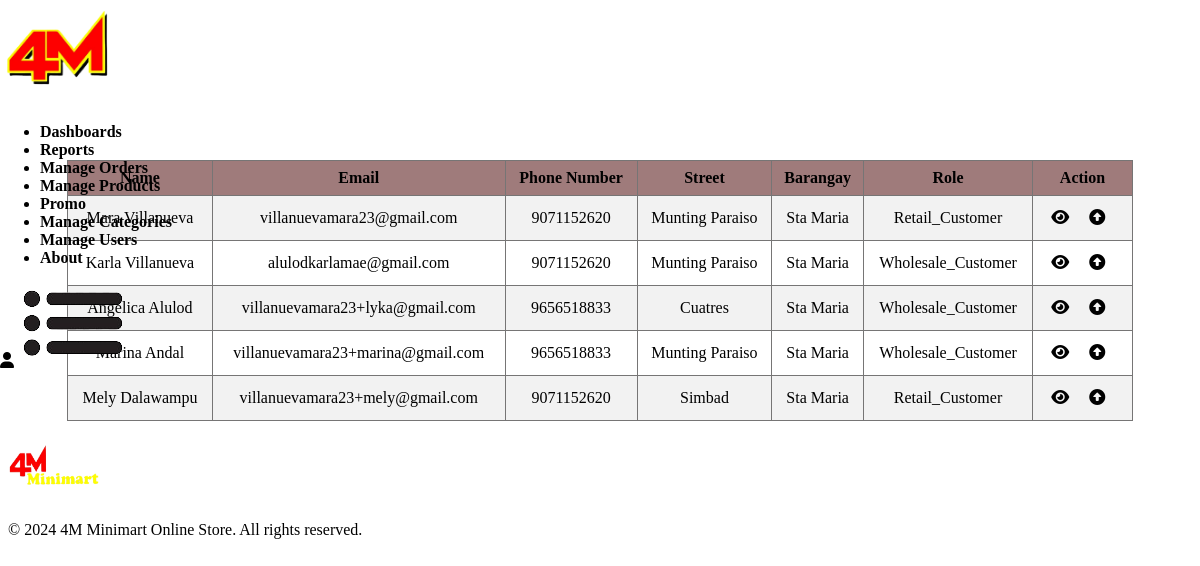
The page /admin/user.php on the database as committed earlier.
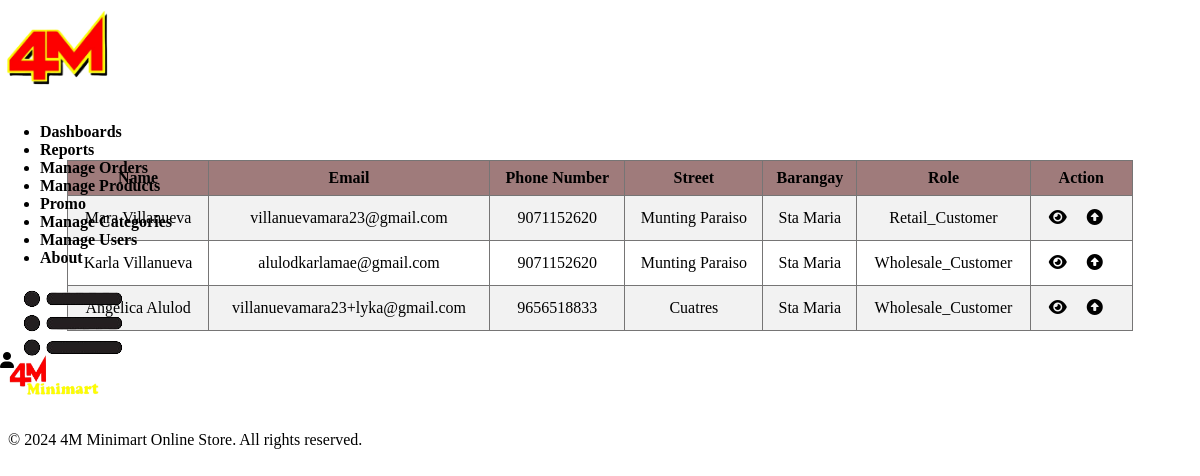
The same page on the database as committed later.
### tables this page shows
CREATE TABLE `users` (
  `user_id` int(11) NOT NULL,
  `first_name` varchar(50) NOT NULL,
  `last_name` varchar(50) NOT NULL,
  `phone_number` varchar(20) NOT NULL,
  `username` varchar(50) NOT NULL,
  `email` varchar(50) NOT NULL,
  `password` varchar(255) NOT NULL,
  `confirm_password` varchar(255) NOT NULL,
  `role` varchar(45) NOT NULL,
  `address_id` int(11) NOT NULL,
  `verification_code` varchar(20) DEFAULT NULL,
  `status` enum('not_verified','verified') NOT NULL DEFAULT 'not_verified',
  `reset_code` int(11) NOT NULL
);

CREATE TABLE `address` (
  `address_id` int(11) NOT NULL,
  `street` varchar(225) NOT NULL,
  `barangay` varchar(225) NOT NULL,
  `municipality` varchar(225) NOT NULL
);

### admin/user.php (the view, shortened to what this page needs)
<?php
require '../DB/db_con.php';
try {
    $sql = "SELECT *
            FROM users
            INNER JOIN address ON users.address_id = address.address_id
            WHERE role IN ('Retail_customer', 'Wholesale_Customer')";
    $stmt = $pdo->prepare($sql);
    $stmt->execute();
    $users = $stmt->fetchAll(PDO::FETCH_ASSOC);
} catch (PDOException $e) {
    die("PDOException: " . $e->getMessage());
} catch (Exception $e) {
    die("Error: " . $e->getMessage());
}
?>
<!DOCTYPE html>
<html lang="en">
<head>
    <link rel="stylesheet" href="https://stackpath.bootstrapcdn.com/font-awesome/4.7.0/css/font-awesome.min.css">
    <link rel="stylesheet" href="../scss/style.scss">
</head>
<body>
<div class="header">
    <div class="container">
        <div class="navbar">
        <div class="logo">
            <a href="http://localhost/E-commerce/admin/admin_dash.php">
                <img src="../images/Logo.png" class= "pic" width="125">
            </a>
        </div>
        <nav id="menuItems">
        <ul>
        <li><a href="http://localhost/E-commerce/admin/admin_dash.php">Dashboards</a></li>
        <li><a href="http://localhost/E-commerce/admin/reports.php">Reports</a></li>
            <li><a href="http://localhost/E-commerce/admin/manage_order.php">Manage Orders</a></li>
            <li><a href="http://localhost/E-commerce/admin/products.php">Manage Products</a></li>
            <li><a href="http://localhost/E-commerce/admin/promo.php">Promo</a></li>
            <li><a href="http://localhost/E-commerce/admin/category.php">Manage Categories</a></li>
            <li><a href="http://localhost/E-commerce/admin/user.php">Manage Users</a></li>
            <li><a href="http://localhost/E-commerce/admin/about.php">About</a></li>
        </ul>
        </nav>
        <div class="setting-sec">
            <a href="http://localhost/E-commerce/Account.php">
            <i class="fa-solid fa-user"></i>
            </a>
        <img src="../images/menu.png" class="menu-icon" onclick="menutoggle()">
        </div>
    </div>
    </div>
</div>
<div class="user-container">
    <table>
        <tr>
            <th>Name</th>
            <th>Email</th>
            <th>Phone Number</th>
            <th>Street</th>
            <th>Barangay</th>
            <th>Role</th>
            <th>Action</th>
        </tr>
        <?php foreach ($users as $customer) : ?>
            <tr>
            <td><?php echo $customer['first_name'] . ' ' . $customer['last_name']; ?></td>
                <td><?php echo $customer['email']; ?></td>
                <td><?php echo $customer['phone_number']; ?></td>
                <td><?php echo $customer['street']; ?></td>
                <td><?php echo $customer['barangay']; ?></td>
                <td><?php echo $customer['role']; ?></td>
                <td>
                    <a href="http://localhost/E-commerce/admin/view_user_order.php?user_id=<?php echo $customer['user_id']; ?>" class="edit-button" style="margin-right: 10px;">
                        <i class="fa-solid fa-eye"></i>
                    </a>
                    <a href="http://localhost/E-commerce/admin/upgrade_user.php?user_id=<?php echo $customer['user_id']; ?>" class="edit-button">
                        <i class="fas fa-arrow-alt-circle-up"></i>
                    </a>
                </td>
            </tr>
        <?php endforeach; ?>
    </table>
</div>
<footer>
    <div class="container">
        <div class="row">
            <div class="footer-col-1">
            <img src="../images/logo2.png" width="100px" height="60px">
            </div>
            <div class="footer-col-2">
            <p>&copy; <?php echo date('Y'); ?> 4M Minimart Online Store. All rights reserved.</p>
            </div>
        </div>
    </div>
</footer>
</html>
</body>

Rows that differ between the two databases and show on the page:
removed users: last_name "Andal", email "villanuevamara23+marina@gmail.com", phone_number "9656518833", address.street "Munting Paraiso", address.barangay "Sta Maria", role "Wholesale_Customer"
removed users: first_name "Mely", last_name "Dalawampu", email "villanuevamara23+mely@gmail.com", phone_number "9071152620", address.street "Simbad", address.barangay "Sta Maria", role "Retail_Customer"
